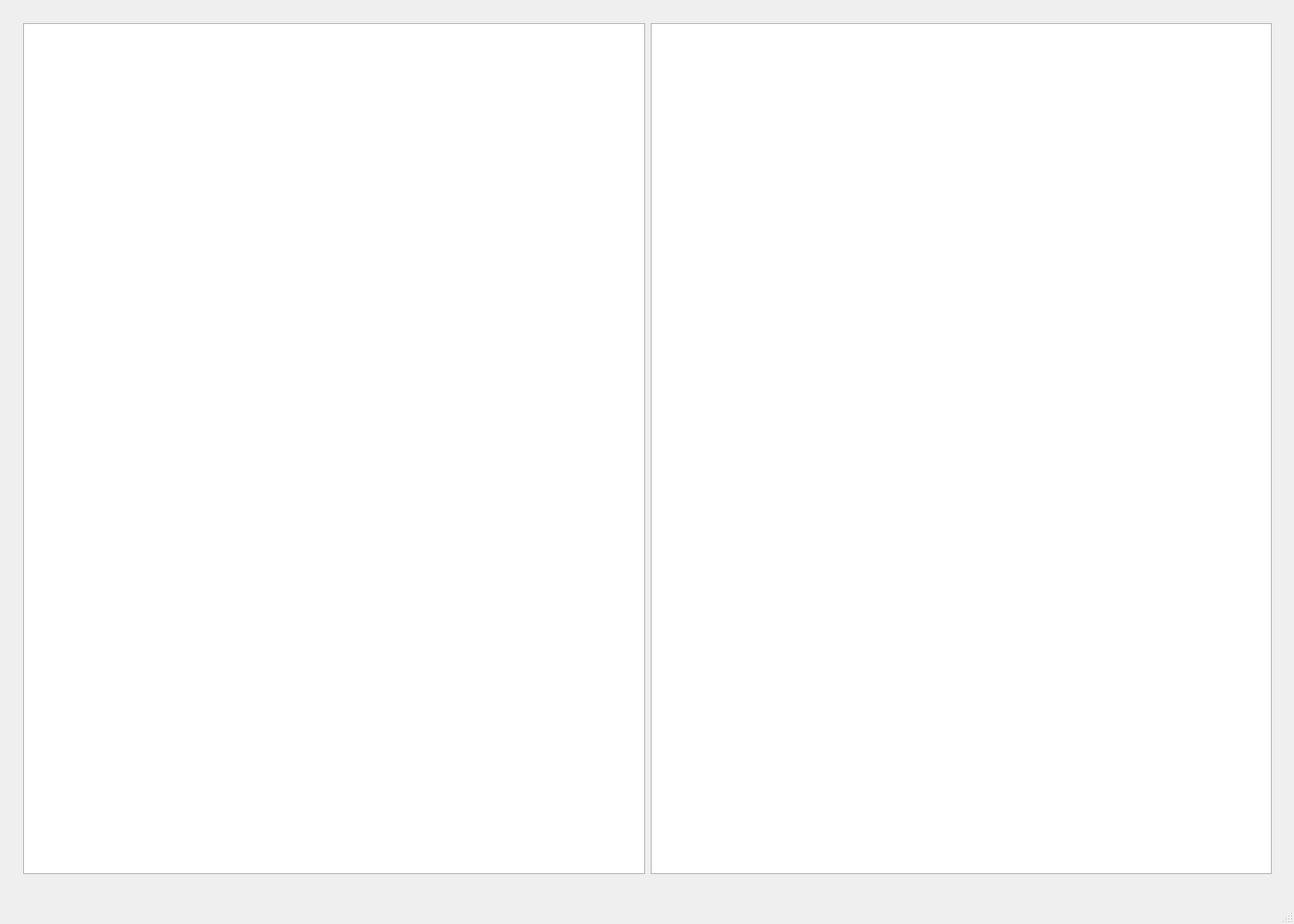
<?xml version="1.0" encoding="UTF-8"?>
<ui version="4.0">
 <class>MainWindow</class>
 <widget class="QMainWindow" name="MainWindow">
  <property name="geometry">
   <rect>
    <x>0</x>
    <y>0</y>
    <width>1400</width>
    <height>1000</height>
   </rect>
  </property>
  <property name="windowTitle">
   <string>MainWindow</string>
  </property>
  <widget class="QWidget" name="centralwidget">
   <widget class="QWidget" name="horizontalLayoutWidget">
    <property name="geometry">
     <rect>
      <x>10</x>
      <y>10</y>
      <width>1381</width>
      <height>951</height>
     </rect>
    </property>
    <layout class="QHBoxLayout" name="horizontalLayout">
     <property name="leftMargin">
      <number>15</number>
     </property>
     <property name="topMargin">
      <number>15</number>
     </property>
     <property name="rightMargin">
      <number>15</number>
     </property>
     <property name="bottomMargin">
      <number>15</number>
     </property>
     <item>
      <widget class="QTextEdit" name="textEdit_2">
       <property name="sizePolicy">
        <sizepolicy hsizetype="Expanding" vsizetype="Expanding">
         <horstretch>0</horstretch>
         <verstretch>0</verstretch>
        </sizepolicy>
       </property>
      </widget>
     </item>
     <item>
      <widget class="QTextEdit" name="textEdit">
       <property name="sizePolicy">
        <sizepolicy hsizetype="Expanding" vsizetype="Expanding">
         <horstretch>0</horstretch>
         <verstretch>0</verstretch>
        </sizepolicy>
       </property>
      </widget>
     </item>
    </layout>
   </widget>
  </widget>
  <widget class="QMenuBar" name="menubar">
   <property name="geometry">
    <rect>
     <x>0</x>
     <y>0</y>
     <width>1400</width>
     <height>23</height>
    </rect>
   </property>
  </widget>
  <widget class="QStatusBar" name="statusbar"/>
 </widget>
 <resources/>
 <connections/>
</ui>
